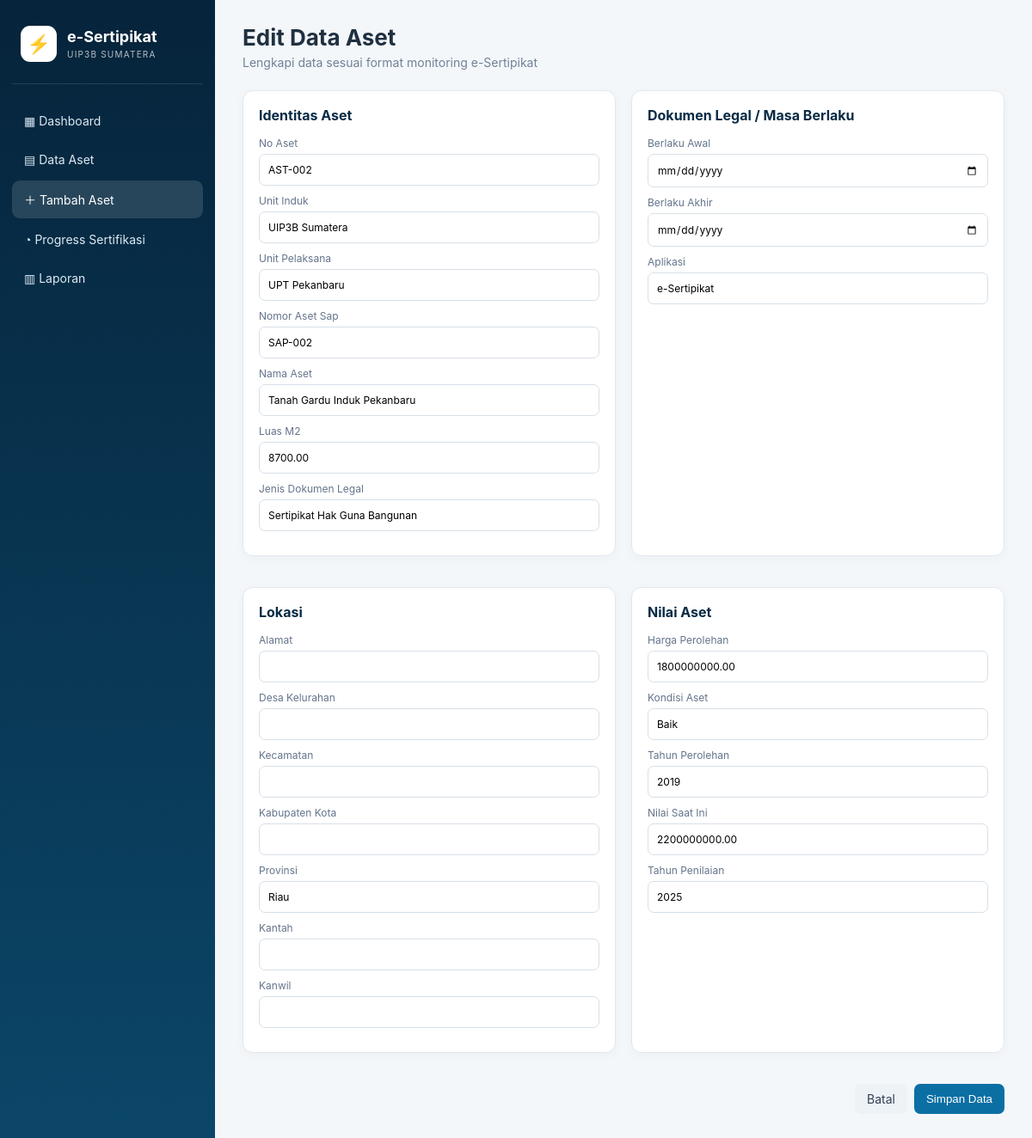
The app's page /asset_form.php?id=2 with its own data.
### tables this page shows
CREATE TABLE assets (
  id INT AUTO_INCREMENT PRIMARY KEY,
  no_aset VARCHAR(50) NOT NULL UNIQUE,
  unit_induk VARCHAR(150),
  unit_pelaksana VARCHAR(150),
  nomor_aset_sap VARCHAR(100),
  nama_aset VARCHAR(255),
  luas_m2 DECIMAL(15,2) DEFAULT 0,
  jenis_dokumen_legal VARCHAR(150),
  berlaku_awal DATE NULL,
  berlaku_akhir DATE NULL,
  alamat TEXT,
  desa_kelurahan VARCHAR(150),
  kecamatan VARCHAR(150),
  kabupaten_kota VARCHAR(150),
  provinsi VARCHAR(100) DEFAULT 'Sumatera',
  kantah VARCHAR(150),
  kanwil VARCHAR(150),
  harga_perolehan DECIMAL(20,2) DEFAULT 0,
  kondisi_aset VARCHAR(100),
  tahun_perolehan YEAR NULL,
  nilai_saat_ini DECIMAL(20,2) DEFAULT 0,
  tahun_penilaian YEAR NULL,
  dokumen_legal_terbit VARCHAR(150),
  nomor_dokumen_legal VARCHAR(150),
  tanggal_dokumen_awal DATE NULL,
  tanggal_dokumen_akhir DATE NULL,
  luas_legal_m2 DECIMAL(15,2) DEFAULT 0,
  stakeholder VARCHAR(255),
  koordinat_x DECIMAL(14,8) NULL,
  koordinat_y DECIMAL(14,8) NULL,
  kendala VARCHAR(255),
  narasi_kendala TEXT,
  penguasaan_tanah VARCHAR(150),
  jenis_bangunan VARCHAR(150),
  bulan_realisasi TINYINT NULL,
  tahun_realisasi YEAR NULL,
  aplikasi VARCHAR(150),
  created_at TIMESTAMP DEFAULT CURRENT_TIMESTAMP,
  updated_at TIMESTAMP DEFAULT CURRENT_TIMESTAMP ON UPDATE CURRENT_TIMESTAMP
);

### asset_form.php (the view, shortened to what this page needs)
<?php
require_once "config/database.php";
$id=(int)($_GET['id']??0);
$data=array_fill_keys(['no_aset','unit_induk','unit_pelaksana','nomor_aset_sap','nama_aset','luas_m2','jenis_dokumen_legal','berlaku_awal','berlaku_akhir','alamat','desa_kelurahan','kecamatan','kabupaten_kota','provinsi','kantah','kanwil','harga_perolehan','kondisi_aset','tahun_perolehan','nilai_saat_ini','tahun_penilaian','aplikasi'],'');
if($id){$x=$conn->query("SELECT * FROM assets WHERE id=$id")->fetch_assoc(); if($x)$data=array_merge($data,$x);}
?>
<!doctype html><html lang="id"><head><meta charset="utf-8"><meta name="viewport" content="width=device-width,initial-scale=1"><title>Form Data Aset</title><link rel="stylesheet" href="assets/style.css"></head><body>
<aside class="sidebar"><div class="brand"><div class="logo">⚡</div><div><b>e-Sertipikat</b><small>UIP3B SUMATERA</small></div></div><nav><a href="index.php">▦ Dashboard</a><a href="assets.php">▤ Data Aset</a><a class="active" href="asset_form.php">＋ Tambah Aset</a><a href="progress.php">◔ Progress Sertifikasi</a><a href="laporan.php">▥ Laporan</a></nav></aside>
<main class="main"><header class="topbar"><div><h1><?= $id?'Edit':'Tambah' ?> Data Aset</h1><p>Lengkapi data sesuai format monitoring e-Sertipikat</p></div></header>
<form method="post" class="form-grid">
<?php $groups=[['Identitas Aset',['no_aset','unit_induk','unit_pelaksana','nomor_aset_sap','nama_aset','luas_m2','jenis_dokumen_legal']],['Dokumen Legal / Masa Berlaku',['berlaku_awal','berlaku_akhir','aplikasi']],['Lokasi',['alamat','desa_kelurahan','kecamatan','kabupaten_kota','provinsi','kantah','kanwil']],['Nilai Aset',['harga_perolehan','kondisi_aset','tahun_perolehan','nilai_saat_ini','tahun_penilaian']]]; foreach($groups as [$title,$names]): ?>
<section class="form-panel"><h2><?=$title?></h2><?php foreach($names as $f): ?><label><?=ucwords(str_replace('_',' ',$f))?><input name="<?=$f?>" value="<?=htmlspecialchars($data[$f]??'')?>" <?=in_array($f,['berlaku_awal','berlaku_akhir'])?'type="date"':''?>></label><?php endforeach; ?></section>
<?php endforeach; ?><div class="form-actions"><a class="btn secondary" href="assets.php">Batal</a><button class="btn">Simpan Data</button></div></form></main></body></html>

### style.css (style rules this page uses)
:root { --navy:#082b45;--blue:#0b6fa4;--cyan:#10a6c7;--bg:#f4f7fa;--text:#203040;--muted:#718096;--border:#e2e8f0 }
* { box-sizing:border-box }
body { margin:0;font-family:Inter,Segoe UI,Arial,sans-serif;background:var(--bg);color:var(--text);font-size:14px }
.sidebar { position:fixed;left:0;top:0;bottom:0;width:250px;background:linear-gradient(180deg,#06243b,#0b4668);color:#fff;padding:22px 14px;display:flex;flex-direction:column }
.brand { display:flex;gap:12px;align-items:center;padding:8px 10px 25px;border-bottom:1px solid rgba(255,255,255,.12) }
.brand b { display:block;font-size:18px }
.brand small { opacity:.7;font-size:10px;letter-spacing:1.2px }
.logo { width:42px;height:42px;border-radius:11px;background:#fff;color:#0b6fa4;display:grid;place-items:center;font-size:22px }
nav { padding-top:18px }
nav a { display:block;color:#dcebf4;text-decoration:none;padding:12px 14px;border-radius:9px;margin:4px 0 }
nav a:hover,nav a.active { background:rgba(255,255,255,.13);color:#fff }
.main { margin-left:250px;padding:28px 32px }
.topbar { display:flex;justify-content:space-between;align-items:center;margin-bottom:24px }
.topbar h1 { margin:0 0 5px;font-size:26px }
.topbar p { margin:0;color:var(--muted) }
.panel,.form-panel { background:#fff;border:1px solid var(--border);border-radius:12px;margin-bottom:18px;box-shadow:0 3px 12px rgba(15,50,70,.035) }
.panel h2,.form-panel h2 { margin:0;font-size:16px }
.btn { display:inline-block;border:0;background:var(--blue);color:#fff;text-decoration:none;padding:9px 14px;border-radius:7px;cursor:pointer }
.btn.secondary { background:#edf2f7;color:#334155 }
.form-grid { display:grid;grid-template-columns:1fr 1fr;gap:18px }
.form-panel { padding:18px }
.form-panel h2 { margin-bottom:15px;color:var(--navy) }
label { display:block;font-size:12px;color:#64748b;margin:10px 0 }
input,select,textarea { width:100%;padding:10px;border:1px solid #d7e0e8;border-radius:7px;margin-top:5px;font:inherit;background:#fff }
.form-actions { grid-column:1/-1;display:flex;justify-content:flex-end;gap:8px }

### records on screen
assets: no_aset "AST-002", unit_induk "UIP3B Sumatera", unit_pelaksana "UPT Pekanbaru", nomor_aset_sap "SAP-002", nama_aset "Tanah Gardu Induk Pekanbaru", luas_m2 "8700.00", jenis_dokumen_legal "Sertipikat Hak Guna Bangunan", aplikasi "e-Sertipikat", provinsi "Riau", harga_perolehan "1800000000.00", kondisi_aset "Baik", tahun_perolehan "2019", nilai_saat_ini "2200000000.00", tahun_penilaian "2025"

### other values on screen
$title "Identitas Aset"
str_replace('_',' ',$f) "No Aset"
str_replace('_',' ',$f) "Unit Induk"
str_replace('_',' ',$f) "Unit Pelaksana"
str_replace('_',' ',$f) "Nomor Aset Sap"
str_replace('_',' ',$f) "Nama Aset"
str_replace('_',' ',$f) "Luas M2"
str_replace('_',' ',$f) "Jenis Dokumen Legal"
$title "Dokumen Legal / Masa Berlaku"
str_replace('_',' ',$f) "Berlaku Awal"
str_replace('_',' ',$f) "Berlaku Akhir"
str_replace('_',' ',$f) "Aplikasi"
$title "Lokasi"
str_replace('_',' ',$f) "Alamat"
str_replace('_',' ',$f) "Desa Kelurahan"
